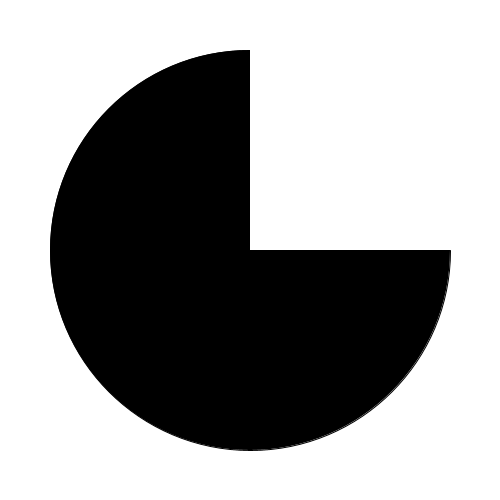
Frame 1 (no input)
Frame 60 (the mouse pressed at the canvas centre just before this capture): identical to frame 1, image omitted
Frame 120 (the mouse held since frame 60 and released just before this capture): identical to frame 1, image omitted

The Processing sketch that drew this single still picture (run headless with seeded random() and noise(); from frame 60 on, the mouse is pressed at the canvas centre):

// Processing sketch: build
// ── build.pde
// Step08 : Polar Coordinates pt1

float value = 75;

void setup() {
  size(500, 500);
  background(255);
  fill(0);

  float arcPercent = (value / 100) * 360;
  float arcRadians = radians(arcPercent);
  arc(width/2, height/2, 400, 400, 0, arcRadians);
}

void draw() {

}
